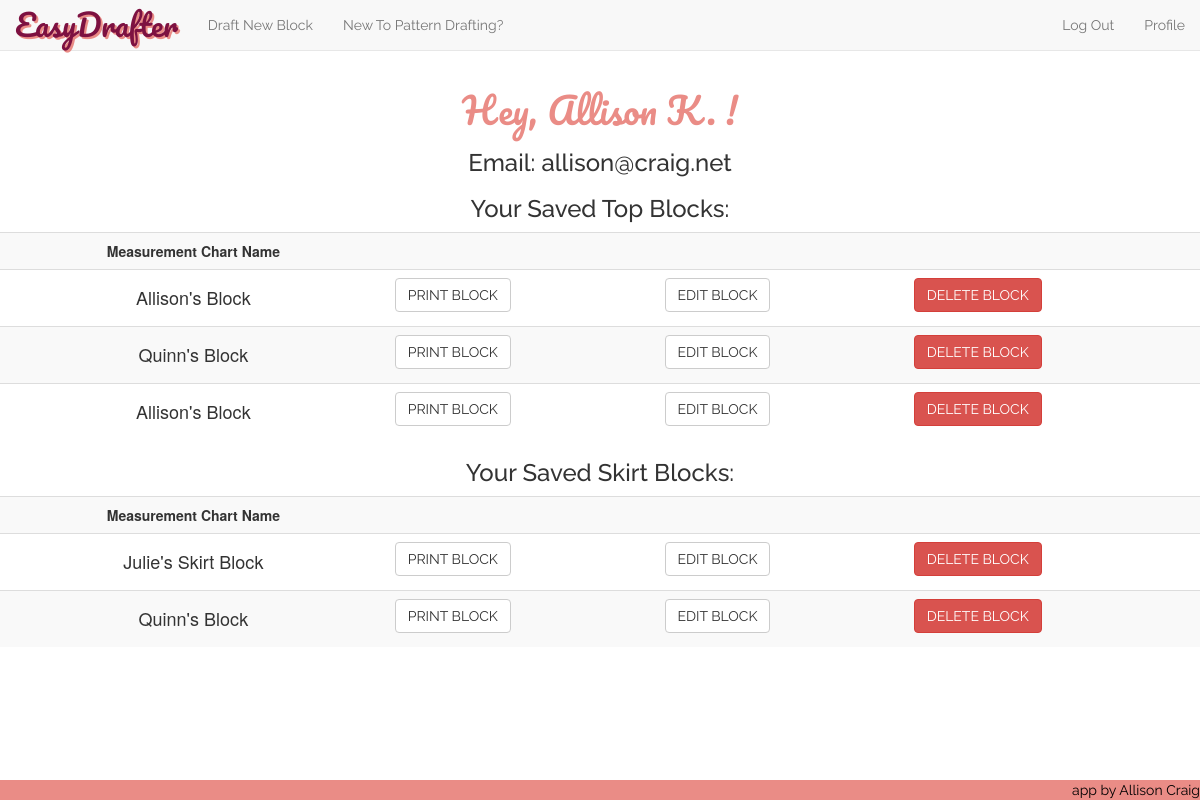
/profile (signed in), run on an earlier commit of the app's database.
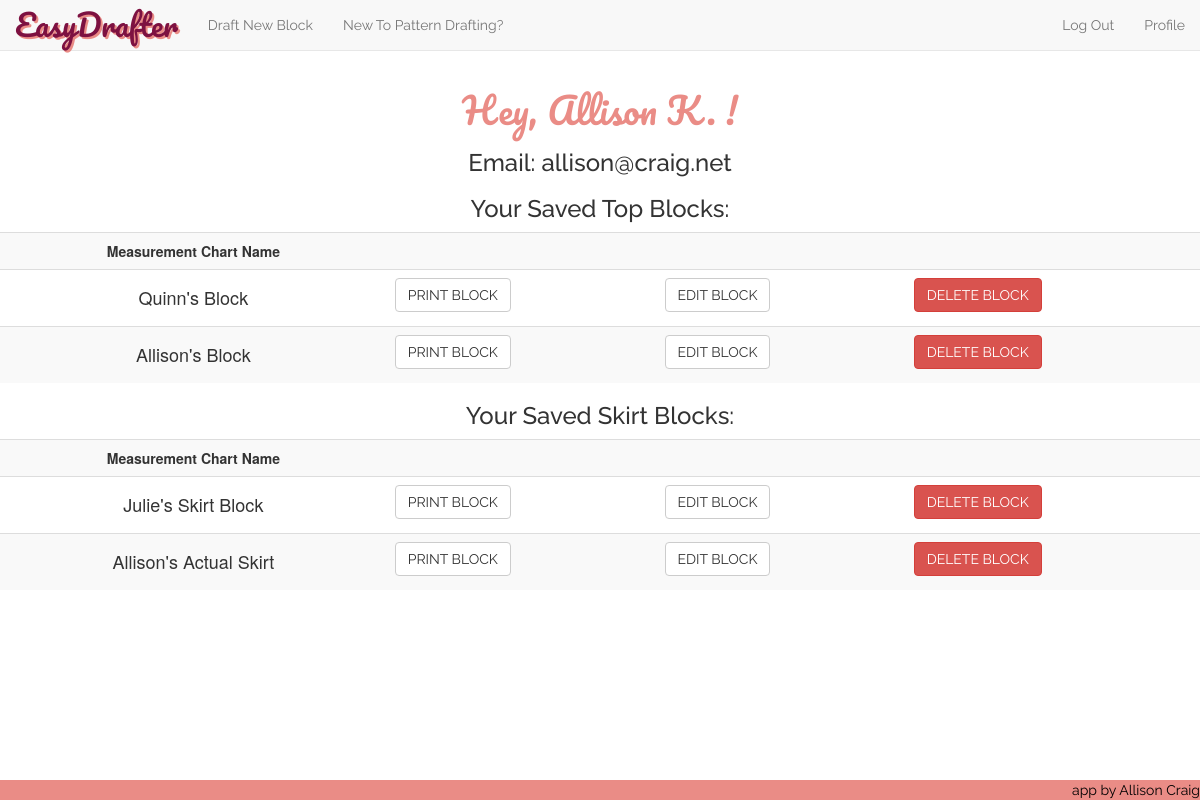
And on a later commit of the database.
### model.py (models this page shows, shortened)
class User(db.Model):
    __tablename__ = "Users"
    user_id = db.Column(db.Integer, autoincrement=True, primary_key=True)
    fb_id = db.Column(db.String(64), unique=True, nullable=True)
    email = db.Column(db.String(64), unique=True, nullable=False)
    password = db.Column(db.String(64), nullable=True)
    fname = db.Column(db.String(15), nullable=False)

class Measurement_Chart_Top(db.Model):
    __tablename__ = "Measurement_Chart_Tops"
    chart_id = db.Column(db.Integer, autoincrement=True, primary_key=True)
    nickname = db.Column(db.Integer, nullable=False)
    user_id = db.Column(db.String(100), db.ForeignKey('Users.user_id'))
    bust = db.Column(db.Integer, nullable=False)
    waist = db.Column(db.Integer, nullable=False)
    full_length = db.Column(db.Integer, nullable=False)
    center_front = db.Column(db.Integer, nullable=False)
    front_shoulder_slope = db.Column(db.Integer, nullable=False)
    strap = db.Column(db.Integer, nullable=False)
    front_across_shoulder = db.Column(db.Integer, nullable=False)
    across_chest = db.Column(db.Integer, nullable=False)
    bust_depth = db.Column(db.Integer, nullable=False)
    shoulder_length = db.Column(db.Integer, nullable=False)
    bust_arc = db.Column(db.Integer, nullable=False)
    bust_span = db.Column(db.Integer, nullable=False)
    waist_arc = db.Column(db.Integer, nullable=False)
    dart_placement = db.Column(db.Integer, nullable=False)
    side_length = db.Column(db.Integer, nullable=False)
    full_length_back = db.Column(db.Integer, nullable=False)
    center_back = db.Column(db.Integer, nullable=False)
    back_shoulder_slope = db.Column(db.Integer, nullable=False)
    across_back = db.Column(db.Integer, nullable=False)
    back_arc = db.Column(db.Integer, nullable=False)
    waist_arc_back = db.Column(db.Integer, nullable=False)
    back_neck = db.Column(db.Integer, nullable=False)
    back_across_shoulder = db.Column(db.Integer, nullable=False)
    back_dart_intake = db.Column(db.Integer, nullable=False)
    user = db.relationship("User",
                           backref=db.backref("Measurement_Chart_Tops"))

class Measurement_Chart_Skirt(db.Model):
    __tablename__ = "Measurement_Chart_Skirts"
    chart_id = db.Column(db.Integer, autoincrement=True, primary_key=True)
    nickname = db.Column(db.Integer, nullable=False)
    user_id = db.Column(db.String(100), db.ForeignKey('Users.user_id'))
    waist = db.Column(db.Integer, nullable=False)
    hip = db.Column(db.Integer, nullable=False)
    center_front_hip_depth = db.Column(db.Integer, nullable=False)
    back_hip_arc = db.Column(db.Integer, nullable=False)
    center_back_hip_depth = db.Column(db.Integer, nullable=False)
    front_hip_arc = db.Column(db.Integer, nullable=False)
    dart_placement = db.Column(db.Integer, nullable=False)
    user = db.relationship("User",
                           backref=db.backref("Measurement_Chart_Skirts"))

### server.py (the view)
@app.route('/profile')
def user_profile_page():
    user_email = session['logged_in_customer_email']
    user = User.query.filter(User.email==user_email).one()
    current_user_id = user.user_id
    saved_blocks_tops = Measurement_Chart_Top.query.filter(Measurement_Chart_Top.user_id==current_user_id).all()
    saved_blocks_skirts = Measurement_Chart_Skirt.query.filter(Measurement_Chart_Skirt.user_id==current_user_id).all()
    return render_template("profile.html", user=user, session=session, savedblockstops=saved_blocks_tops, savedblocksskirts=saved_blocks_skirts)

### server.py (called while the page is built)
@app.before_request
def add_tests():
    g.jasmine_tests = JS_TESTING_MODE

### templates/profile.html (shortened to what this page needs)
{% extends 'base.html' %}
{% block content %}
<center><h1 class='heading-titles'>Hey, {{ user.fname }} !</h1></center>
<center><h3 class="raleway">Email: {{ user.email }}</h3></center>
{% if savedblockstops %}
<center><h3 class="raleway">Your Saved Top Blocks: </h3></center>
<table class="table table-hover table-striped">
	<th><center>Measurement Chart Name</center></th>
	<th></th>
	<th></th>
	<th></th>
{% for sblocktop in savedblockstops %}
		<tr class="saved-block">
			<td><center><h4>{{ sblocktop.nickname }}</h4></center>
				<center>
					<td><form action='/print-top/{{sblocktop.chart_id}}'>
						<button class="btn btn-default">PRINT BLOCK</button>
					</form></td>
					<td><form action='/edit-top/{{sblocktop.chart_id}}'>
						<button class="btn btn-default" value="{{ sblocktop.chart_id }}">EDIT BLOCK</button>
					</form></td>
					<td>
						<button class="btn btn-danger delete-btn-top" name='chart-id' value="{{ sblocktop.chart_id }}">DELETE BLOCK</button></td>
					</center>
				</td>
			</tr>
{% endfor %}
</table>
{% endif %}
{% if savedblocksskirts %}
<center><h3 class="raleway">Your Saved Skirt Blocks: </h3></center>
<table class="table table-hover table-striped">
	<th><center>Measurement Chart Name</center></th>
	<th></th>
	<th></th>
	<th></th>
{% for sblockskirt in savedblocksskirts %}
		<tr class="saved-block">
			<td><center><h4>{{ sblockskirt.nickname }}</h4></center>
				<center>
					<td><form action='/print-skirt/{{sblockskirt.chart_id}}'>
						<button class="btn btn-default">PRINT BLOCK</button>
					</form></td>
					<td><form action='/edit-skirt/{{sblockskirt.chart_id}}'>
						<button class="btn btn-default" value="{{ sblockskirt.chart_id }}">EDIT BLOCK</button>
					</form></td>
					<td><button class="btn btn-danger delete-btn-skirt" name='chart-id' value="{{ sblockskirt.chart_id }}">DELETE BLOCK</button></td>
				</center>
			</td>
		</tr>
{% endfor %}
</table>
{% endif %}
{% endblock %}

### templates/base.html (shortened to what this page needs)
<!DOCTYPE html>
<html>
<head>
	<link rel='stylesheet' href='/static/css/style.css'>
	<link rel='stylesheet' href='/static/css/bootstrap.min.css'>
</head>
<body>
<nav class="navbar navbar-default navbar-fixed-top">
	<div class="container-fluid">
		<div class="navbar-header">
			<a class="navbar-brand" id="corner-logo" href="/">EasyDrafter</a>
		</div>
		<div class="collapse navbar-collapse" id="bs-example-navbar-collapse-1">
			<ul class="nav navbar-nav">
				{% if session['current_user_id'] is defined %}
				<li><a href="/choose-block">Draft New Block</a></li>
				<li><a href="/about-drafting" id="profile">New To Pattern Drafting?</a></li>
				{% else %}
				<li><a href="/about-drafting" id="profile">New To Pattern Drafting?</a></li>
				{% endif %}
			</ul>
			<ul class="nav navbar-nav navbar-right">
				{% if session['current_user_id'] is defined %}
				<li><a href="/logout" id="logout">Log Out</a></li>
				<li><a href="/profile" id="profile">Profile</a></li>
				{% else %}
				<li><a href="/login">Log In</a></li>
				<li><a href="/register">Register</a></li>
				{% endif %}
			</ul>
		</div>
	</div>
</nav>
	{% block content %}{% endblock %}
		<footer><a href="https://github.com/allisonkcraig" target="blank" id="footer-a">app by Allison Craig</a></footer>
</body>
</html>

### static/css/style.css (style rules this page uses)
body { padding-top: 70px; margin-bottom: 2em; padding-bottom: 4em; }
.btn { font-family: "Raleway"; }
.heading-titles { font-family: 'Pacifico', cursive; color: #EA8C86; }
#corner-logo { font-family: 'Pacifico', cursive; font-size: 30px; text-decoration: none; text-shadow: 2px 2px #EA8C86; color: #7D1141; }
.navbar { font-family: "Raleway"; }
footer { font-family: "Raleway"; background-color: #EA8C86; position:fixed; left:0px; bottom:0px; height:20px; width:100%; }
#footer-a { text-decoration: none; color: black; float: right; }
.raleway { font-family: "Raleway"; }

What changed in the data, as far as the page shows it:
removed Measurement_Chart_Top: nickname "Allison's Block", {{ sblocktop.chart_id }} 4 (drawn)
changed Measurement_Chart_Skirt: nickname "Quinn's Block" → "Allison's Actual Skirt"
